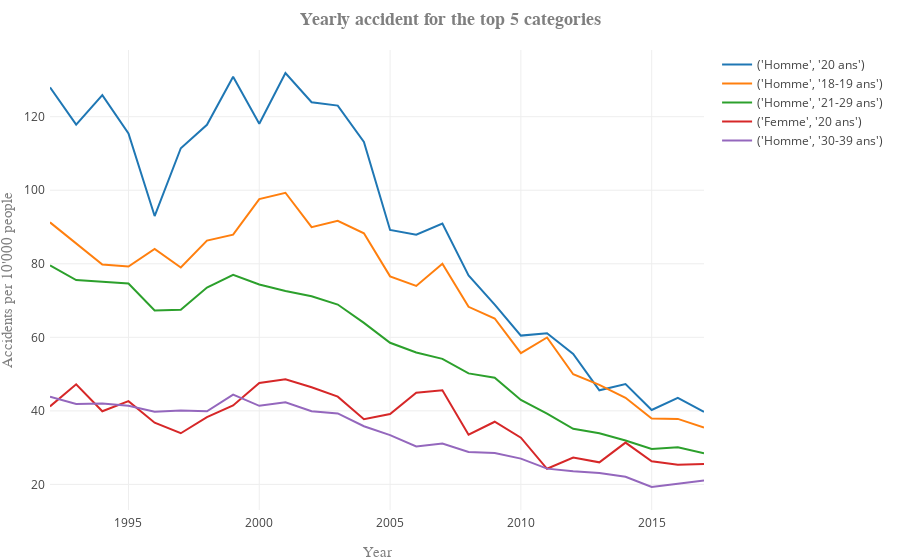

Source (notebook cell):
### Code cell
# We only consider the private vehicles accidents where there was a mistake from the driver
df_conducteur = df_Accident_objets_normalized[(df_Accident_objets_normalized.faute_index==1)\
                                        & (df_Accident_objets_normalized.voiture_index==210)]

# Group by sex and age as wanted, sum the number of accidents and sort them to see which 
# category had the biggest impact in 2017, and keep the columns interesting us, i.e. the years
df_conducteur = df_conducteur.groupby(['sexe','age']).sum().\
        sort_values(['2017'], ascending=False)\
        [[col for col in df_conducteur.columns if IS_DATE.match(col)]]

# Plot the top 5 categories with our homemade function
plot_dataframe(x=df_conducteur.columns.values, y=df_conducteur.head(5),\
               title='Yearly accident for the top 5 categories', xlabel='Year',\
               ylabel="Accidents per 10'000 people", labels=df_conducteur.index.values,\
               rotation=45, number_to_plot=None,name_save='accident_sexe&age_top5')

print("Number of accident for different sexe and age for 1/10.000 inhabitants in Switzerland\n\
for the interesting categories:")
df_display = df_conducteur.loc[[('Homme', '20 ans'), ('Homme', '18-19 ans'),
       ('Homme', '21-29 ans'), ('Femme', '20 ans'),
       ('Homme', '30-39 ans'), ('Femme', '21-29 ans'),
       ('Homme', '70 ans et plus'),
       ('Homme', '15-17 ans'), ('Homme', '10-14 ans'),
       ('Homme', '6-9 ans'), ('Femme', '10-14 ans'),
       ('Femme', '15-17 ans')],['1992', '2017']]

display(df_display)
save_it(df_display,'accident_sexe&age')

### Figure 1 — Plotly figure (JSON) as saved in the notebook; plotly's stock layout.template omitted (floating-point values rounded to 4 significant figures)
{"data": [{"name": "('Homme', '20 ans')", "type": "scatter", "uid": "d581dce3-503b-4929-8f1c-d645045103e6", "x": ["1992", "1993", "1994", "1995", "1996", "1997", "1998", "1999", "2000", "2001", "2002", "2003", "2004", "2005", "2006", "2007", "2008", "2009", "2010", "2011", "2012", "2013", "2014", "2015", "2016", "2017"], "y": [128.0, 117.9, 125.9, 115.4, 92.98, 111.4, 117.8, 130.9, 118.1, 131.9, 123.9, 123.0, 113.1, 89.19, 87.92, 90.96, 76.85, 68.9, 60.46, 61.1, 55.48, 45.6, 47.27, 40.25, 43.55, 39.74]}, {"name": "('Homme', '18-19 ans')", "type": "scatter", "uid": "ded54204-7aa2-42f2-b588-d9de39b59d0c", "x": ["1992", "1993", "1994", "1995", "1996", "1997", "1998", "1999", "2000", "2001", "2002", "2003", "2004", "2005", "2006", "2007", "2008", "2009", "2010", "2011", "2012", "2013", "2014", "2015", "2016", "2017"], "y": [91.26, 85.55, 79.8, 79.26, 84.06, 78.97, 86.31, 87.91, 97.58, 99.31, 89.94, 91.68, 88.28, 76.58, 73.98, 79.98, 68.3, 65.12, 55.69, 59.96, 49.95, 47.05, 43.54, 37.91, 37.82, 35.45]}, {"name": "('Homme', '21-29 ans')", "type": "scatter", "uid": "3bd9ed82-2ced-48aa-a11e-efa6f4a88568", "x": ["1992", "1993", "1994", "1995", "1996", "1997", "1998", "1999", "2000", "2001", "2002", "2003", "2004", "2005", "2006", "2007", "2008", "2009", "2010", "2011", "2012", "2013", "2014", "2015", "2016", "2017"], "y": [79.56, 75.57, 75.1, 74.62, 67.3, 67.52, 73.54, 77.0, 74.38, 72.58, 71.16, 68.91, 63.92, 58.51, 55.89, 54.14, 50.19, 49.0, 42.97, 39.24, 35.12, 33.92, 31.93, 29.64, 30.09, 28.47]}, {"name": "('Femme', '20 ans')", "type": "scatter", "uid": "d114cebe-c577-4b96-ad73-cfa76e1c01e8", "x": ["1992", "1993", "1994", "1995", "1996", "1997", "1998", "1999", "2000", "2001", "2002", "2003", "2004", "2005", "2006", "2007", "2008", "2009", "2010", "2011", "2012", "2013", "2014", "2015", "2016", "2017"], "y": [41.2, 47.22, 39.88, 42.64, 36.79, 33.91, 38.31, 41.47, 47.58, 48.58, 46.43, 43.86, 37.72, 39.15, 44.91, 45.59, 33.5, 37.04, 32.69, 24.25, 27.29, 26.0, 31.37, 26.29, 25.35, 25.53]}, {"name": "('Homme', '30-39 ans')", "type": "scatter", "uid": "b05e310e-c95b-47e7-9a17-211fe11c6ef6", "x": ["1992", "1993", "1994", "1995", "1996", "1997", "1998", "1999", "2000", "2001", "2002", "2003", "2004", "2005", "2006", "2007", "2008", "2009", "2010", "2011", "2012", "2013", "2014", "2015", "2016", "2017"], "y": [43.85, 41.87, 41.97, 41.39, 39.75, 40.11, 39.88, 44.42, 41.38, 42.33, 39.89, 39.3, 35.81, 33.41, 30.3, 31.12, 28.83, 28.57, 27.01, 24.29, 23.59, 23.07, 22.08, 19.29, 20.16, 21.09]}], "layout": {"margin": {"b": 50, "l": 50, "pad": 4, "r": 50, "t": 50}, "title": "<b>Yearly accident for the top 5 categories</b>", "titlefont": {"color": "#7f7f7f", "family": "Courier New, monospace", "size": 18}, "xaxis": {"title": "Year", "titlefont": {"color": "#7f7f7f", "family": "Courier New, monospace", "size": 15}}, "yaxis": {"title": "Accidents per 10'000 people", "titlefont": {"color": "#7f7f7f", "family": "Courier New, monospace", "size": 15}}}}
